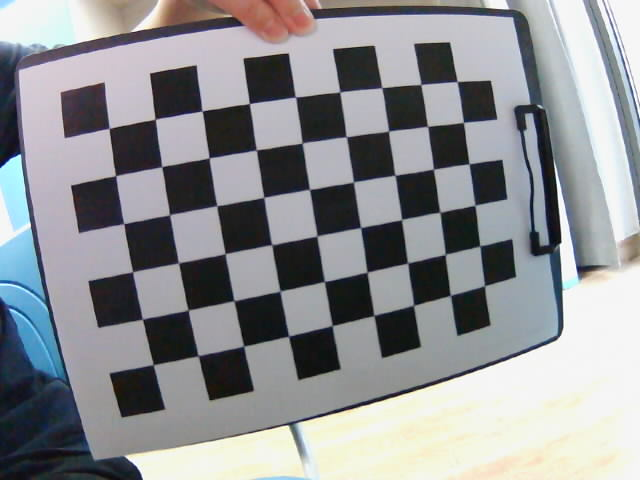
#> input picture opencv/img/1.png, 640 x 480 px; its folder holds 4 pictures in this run
$ python calc.py
#> lines starting #> are read from the running program, lines starting #| are printed output that depends on the picture
import numpy as np
import cv2
import glob
import math

height = 6
width = 9
length = 2.43

# ! 修改矩阵参数（长、宽），修改格子实际宽度，修改文件路径
def calibrate(folder="/home/orangepi/Robogame/opencv/img/*.png", save="calib.npz"):
#> called with folder = '/home/orangepi/Robogame/opencv/img/*.png', save = 'calib.npz'
    images = glob.glob(folder)
    if not images:
        raise FileNotFoundError("没有找到标定图，请检查路径或后缀")

    # 备好棋盘在世界坐标系的3D点
    objp = np.zeros((height*width, 3), np.float32)
    objp[:, :2] = np.mgrid[0:width, 0:height].T.reshape(-1, 2)
    objp *= length

    obj_points, img_points = [], []
    img_size = None

    criteria = (cv2.TERM_CRITERIA_EPS + cv2.TERM_CRITERIA_MAX_ITER, 30, 1e-3)

    used = 0
    for fname in images:
        img = cv2.imread(fname)
#> img is the input picture: shape (480, 640, 3); mean B, G, R 147.9, 145.1, 143.3
        if img is None:
            continue
        gray = cv2.cvtColor(img, cv2.COLOR_BGR2GRAY)
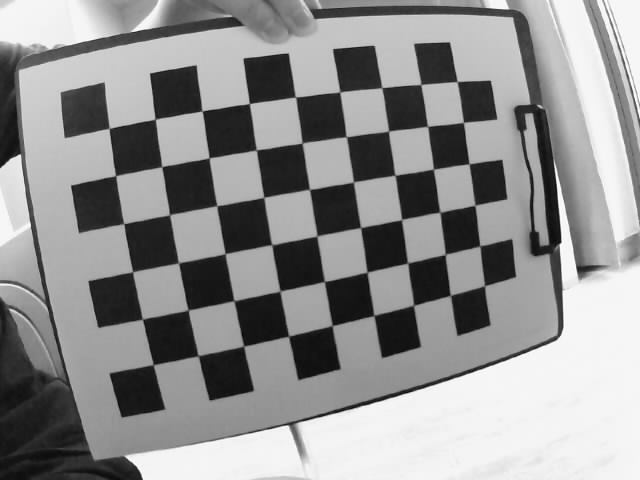
#> gray: shape (480, 640); min 6, max 255, mean 144.9
        img_size = (gray.shape[1], gray.shape[0])  # (w, h)
#> img_size = (640, 480)

        ret, corners = cv2.findChessboardCorners(gray, (width, height))
#> ret = True; corners = 54 rows, first 8: [109.1, 128.4], [155.1, 119.2], [202.1, 111.1], [249.5, 103.5], [295.5, 97.01], [339.7, 92.18], [381.8, 87.59], [420.7, 84.65]
        if not ret:
            continue

        corners = cv2.cornerSubPix(
            gray, corners, (5,5), (-1,-1), criteria
        )
#> corners = 54 rows, first 8: [109.2, 128.4], [155.2, 119.2], [202.1, 111], [249.3, 103.6], [295.5, 97.03], [339.8, 91.95], [381.7, 87.6], [420.8, 84.5]

        obj_points.append(objp)
        img_points.append(corners)
        used += 1
#> pass 2 of the loop in calibrate, `for fname in images:`:
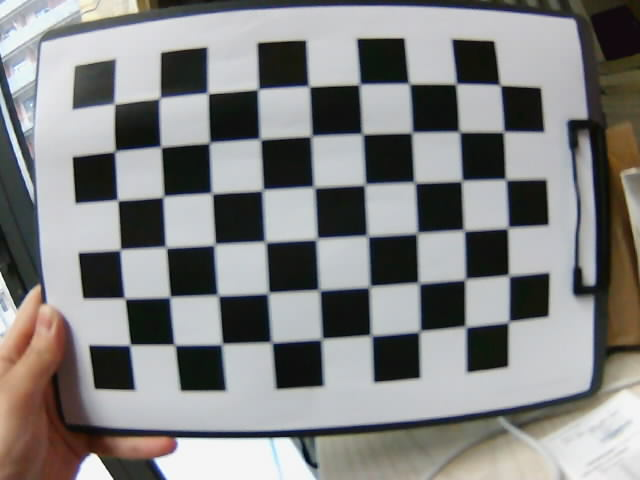
#> input picture opencv/img/10.png, 640 x 480 px
#> in calibrate, img is the input picture: shape (480, 640, 3); mean B, G, R 130.5, 131.1, 131.1
#> in calibrate, `gray = cv2.cvtColor(img, cv2.COLOR_BGR2GRAY)`:
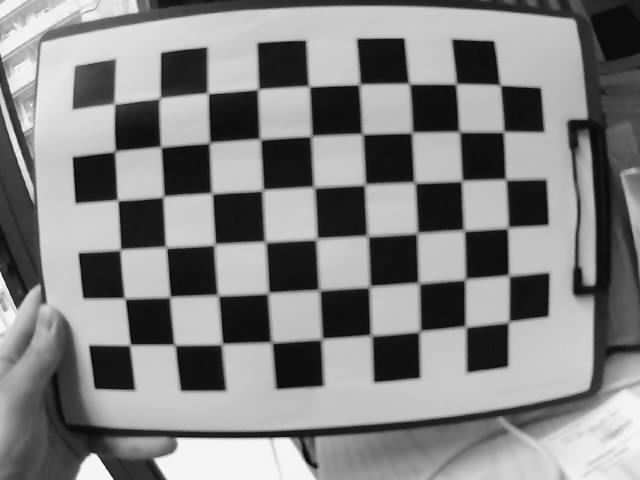
#> gray: shape (480, 640); min 4, max 255, mean 131
#> in calibrate, `ret, corners = cv2.findChessboardCorners(gray, (width, height))`: corners = 54 rows, first 8: [115.2, 104.5], [161.1, 97.15], [209.4, 93.96], [257.2, 90.48], [310.3, 87.39], [360, 84.5], [409.7, 85.96], [455.5, 85.85]
#> in calibrate, `corners = cv2.cornerSubPix( gray, corners, (5,5), (-1,-1), criteria )`: corners = 54 rows, first 8: [114.5, 104.1], [159.9, 98.02], [208.1, 93.42], [258, 89.42], [309.2, 86.47], [359.5, 84.44], [409.2, 83.7], [456, 84.05]
#> pass 3 of the loop in calibrate, `for fname in images:`:
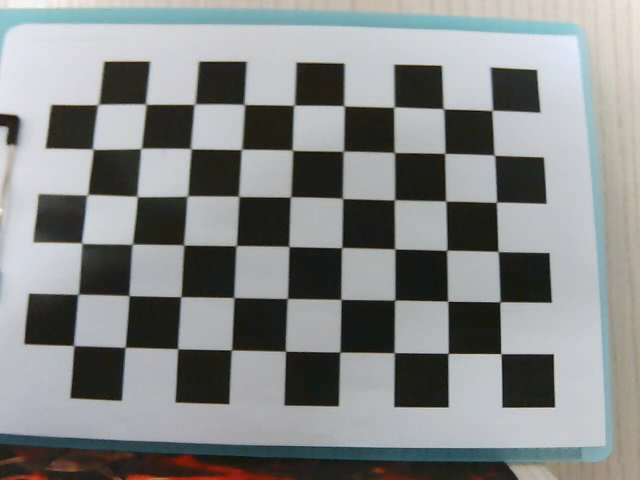
#> input picture opencv/img/11.png, 640 x 480 px
#> in calibrate, img is the input picture: shape (480, 640, 3); mean B, G, R 136.6, 136.9, 134.5
#> in calibrate, `gray = cv2.cvtColor(img, cv2.COLOR_BGR2GRAY)`:
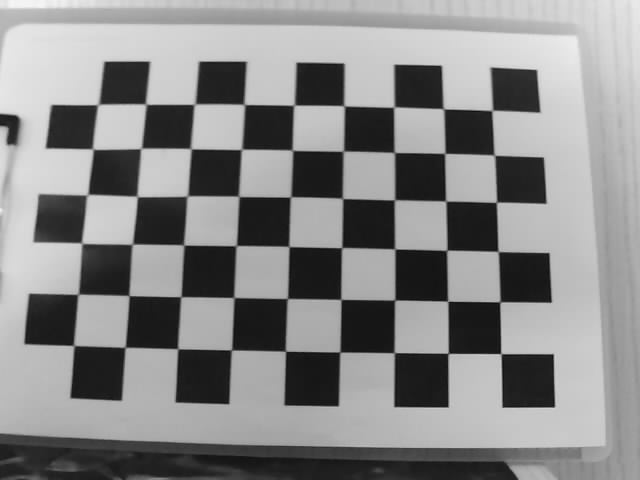
#> gray: shape (480, 640); min 9, max 246, mean 136.1
#> in calibrate, `ret, corners = cv2.findChessboardCorners(gray, (width, height))`: corners = 54 rows, first 8: [500.9, 353.6], [448.2, 353.3], [394.5, 352.6], [339.8, 352], [285.7, 351.4], [231.4, 350.1], [177.8, 348.7], [125.2, 347.3]
#> in calibrate, `corners = cv2.cornerSubPix( gray, corners, (5,5), (-1,-1), criteria )`: corners = 54 rows, first 8: [500.9, 353.6], [448.2, 353.4], [394.2, 352.7], [339.9, 352.1], [285.5, 351.2], [231.5, 349.9], [177.8, 348.7], [125.1, 347.3]
#> the loop made 4 passes; the first 3 are shown

    if used < 8:
#> (the run stopped early here; a loop or call above may not have finished)
